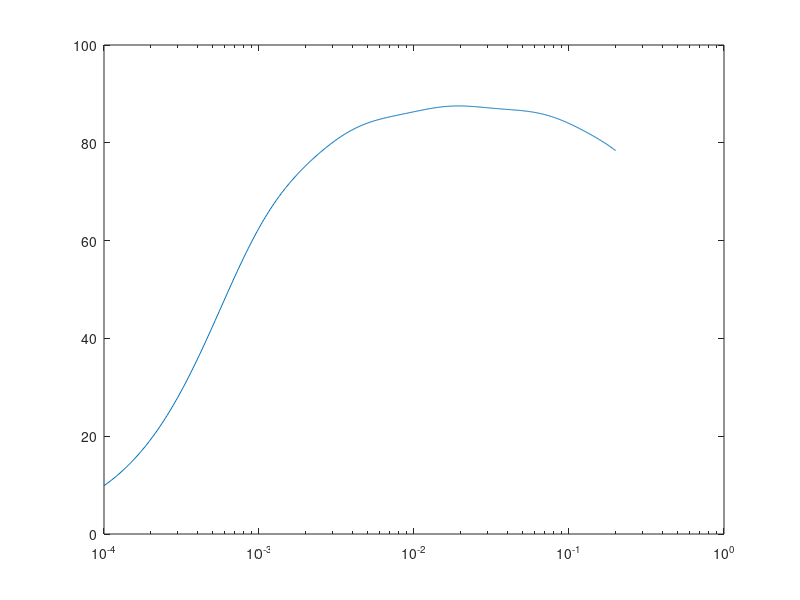
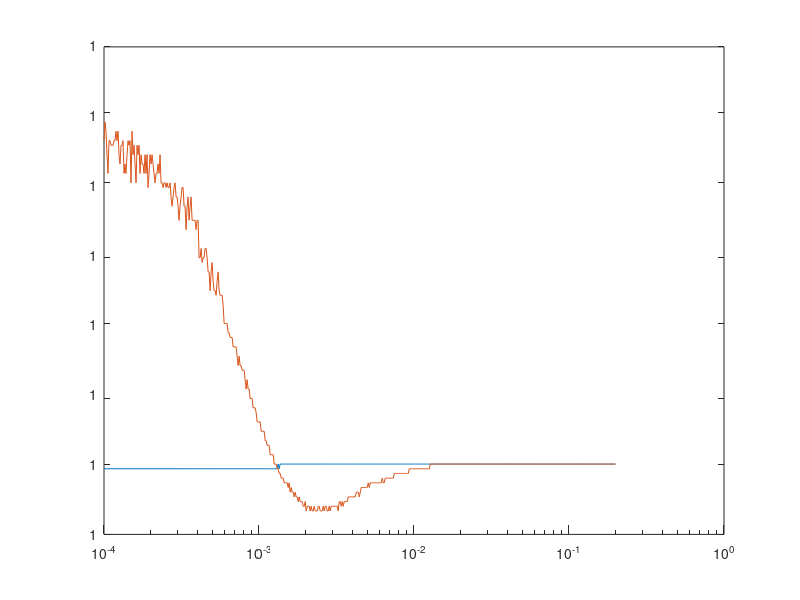

Source code (MATLAB) for these figures, in order:
order = 12;
I = e.^(pi./(2.^(1:2:order)));
Q = e.^(pi./(2.^(2:2:order)));
I = [I -I];
Q = [Q -Q];
W = logspace(-4, -.7, 512);
[B A] = zp2tf(I, 1./I, 1);
h1 = freqz(B,A,W);
h1gain = 1/abs(h1(end));
[B A] = zp2tf(I, 1./I, h1gain);
h1 = freqz(B,A,W);
[B A] = zp2tf(Q, 1./Q, 1);
h2 = freqz(B,A,W);
h2gain = 1/abs(h2(end));
[B A] = zp2tf(Q, 1./Q, h2gain);
h2 = freqz(B,A,W);
figure(1);
semilogx(W, 180/pi.*[unwrap(angle(h1))- unwrap(angle(h2))]);
figure(2);
semilogx(W, abs([h1;h2]));